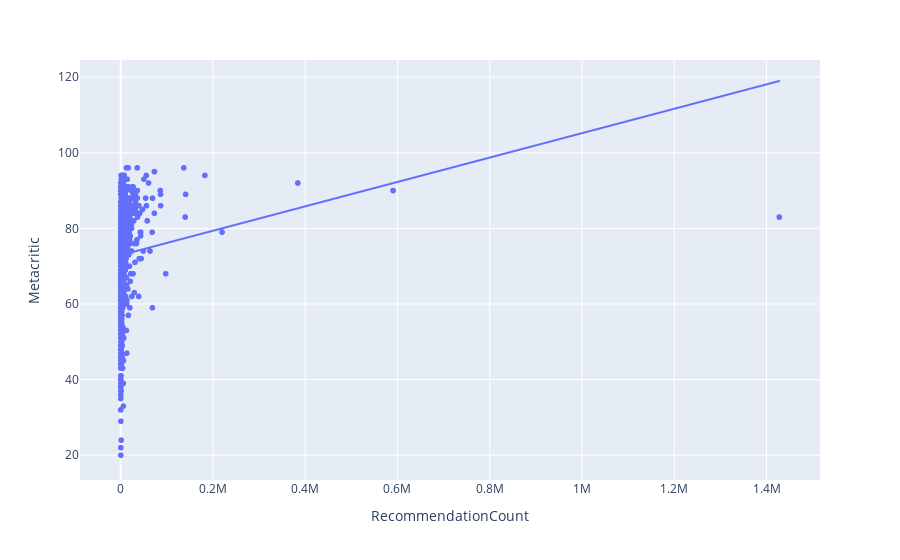

Notebook source saved alongside this figure:
### Code cell
import plotly.express as px

fig = px.scatter(gaming_data, x="RecommendationCount", y="Metacritic", trendline="ols")
fig.show()

### Figure 1 — Plotly figure (JSON) as saved in the notebook; plotly's stock layout.template omitted (floating-point values rounded to 4 significant figures; data arrays with more than 128 entries replaced by an {"elided": "..."} marker saying what was removed)
{"data": [{"hovertemplate": "RecommendationCount=%{x}<br>Metacritic=%{y}<extra></extra>", "legendgroup": "", "marker": {"color": "#636efa", "symbol": "circle"}, "mode": "markers", "name": "", "showlegend": false, "type": "scattergl", "x": {"elided": "1820 int values"}, "xaxis": "x", "y": {"elided": "1820 int values"}, "yaxis": "y"}, {"hovertemplate": "<b>OLS trendline</b><br>Metacritic = 3.22622e-05 * RecommendationCount + 72.9193<br>R<sup>2</sup>=0.013320<br><br>RecommendationCount=%{x}<br>Metacritic=%{y} <b>(trend)</b><extra></extra>", "legendgroup": "", "marker": {"color": "#636efa", "symbol": "circle"}, "mode": "lines", "name": "", "showlegend": false, "type": "scattergl", "x": {"elided": "1820 int values"}, "xaxis": "x", "y": {"elided": "1820 float values"}, "yaxis": "y"}], "layout": {"legend": {"tracegroupgap": 0}, "margin": {"t": 60}, "xaxis": {"anchor": "y", "domain": [0, 1], "title": {"text": "RecommendationCount"}}, "yaxis": {"anchor": "x", "domain": [0, 1], "title": {"text": "Metacritic"}}}}
